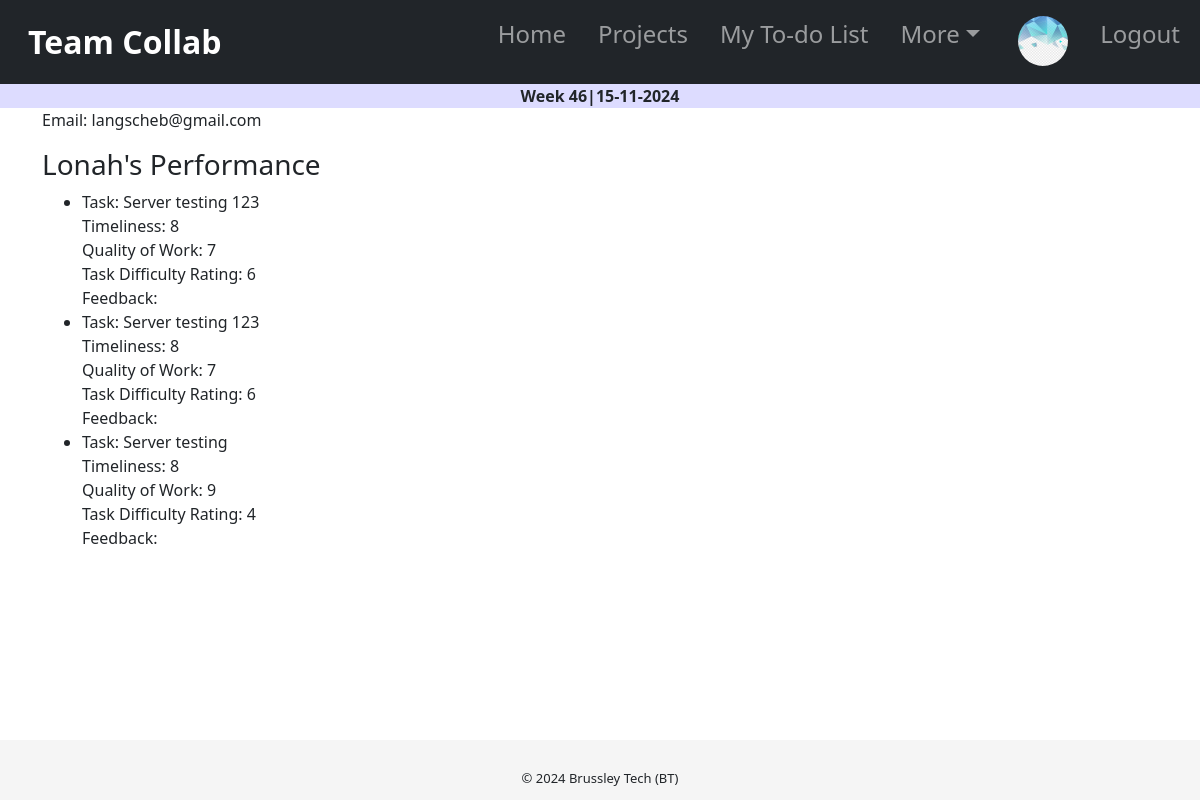
Page /members/3/2/ on the committed database.
### users/models.py (models this page shows, shortened)
class Profile(models.Model):
    user = models.OneToOneField(User, on_delete=models.CASCADE,null=True,blank=True)
    image = models.ImageField(upload_to='profile_image/', blank=True, null=True, default='default.jpg')
    role = models.CharField(blank=True, null=True, max_length=255)
    team = models.ForeignKey(Team, on_delete=models.SET_NULL, null=True)
    bio = models.TextField(null=True,blank=True)
    is_online = models.BooleanField(default=False)

### tasks/models.py (models this page shows, shortened)
class PerformanceMetric(models.Model):
    user = models.ForeignKey(User, on_delete=models.CASCADE)
    task = models.ForeignKey(Task, on_delete=models.CASCADE)
    timeliness = models.PositiveSmallIntegerField(
        validators=[MinValueValidator(1), MaxValueValidator(10)]
    )
    quality_of_work = models.PositiveSmallIntegerField(
        validators=[MinValueValidator(1), MaxValueValidator(10)]
    )
    feedback = models.TextField(blank=True, null=True)
    task_difficulty_rating = models.PositiveSmallIntegerField(
        validators=[MinValueValidator(1), MaxValueValidator(10)],
        blank=True,
        null=True
    )
    user_engagement = models.CharField(max_length=50, blank=True)

class Task(models.Model):
    task_name = models.CharField(max_length=255, null=False)
    description = RichTextField(max_length=3000,null=True, blank=True)
    start_date = models.DateField( blank=True, null = True)
    due_date = models.DateField( blank=True, null = True)
    status = models.CharField(max_length=20, choices=TaskStatus.choices, default=TaskStatus.OPEN)
    project = models.ForeignKey(Project, on_delete=models.CASCADE, null=True, blank=True)
    assigned_to = models.ForeignKey(User, on_delete=models.CASCADE, null=True, blank=True, default=None)
    progress = models.IntegerField(default=0)

### tasks/views.py (the view)
# urls.py: path('members/<int:team_id>/<int:user_id>/', views.user_performance_view, name='member_detail'),
def user_performance_view(request,team_id, user_id):
    user = User.objects.get(pk=user_id)
    performance_metrics = PerformanceMetric.objects.filter(user_id=user_id)
    context = {
        'user': user,
        'performance_metrics': performance_metrics
    }
    return render(request, 'tasks/user_detail.html', context)

### tasks/templates/tasks/user_detail.html (shortened to what this page needs)
{% extends 'tasks/base.html' %}
{% load static %}
{% block content %}
<div class="container">
    <div class="user-card">
        <p>Email: {{ user.email }}</p>
        <h3>{{user.first_name}}'s Performance </h3>
        <ul>
{% if performance_metrics %}
{% for performance_metric in performance_metrics %}
<li>
    Task: {{ performance_metric.task.task_name }}<br>
    Timeliness: {{ performance_metric.timeliness }}<br>
    Quality of Work: {{ performance_metric.quality_of_work }}<br>
    Task Difficulty Rating: {{ performance_metric.task_difficulty_rating }}<br>
    Feedback: {{ performance_metric.feedback }}
</li>
{% endfor %}
{% else %}
  <p>No performance data available.</p>
{% endif %}
        </ul>
    </div>
</div>
{% endblock %}

### tasks/templates/tasks/base.html (shortened to what this page needs)
<!DOCTYPE html>
<html lang="en">
    <head>
        <link rel="stylesheet" href="https://cdn.jsdelivr.net/npm/bootstrap@5.3.0/dist/css/bootstrap.rtl.min.css">
    </head>
    <body>
      <header class="">
        <nav class="navbar navbar-expand-lg navbar-dark bg-dark">
          <div class="container-fluid">
            <a class="navbar-brand" href="{% url 'home' %}"><strong>Team Collab</strong></a>
            <div class="collapse navbar-collapse" id="navbarSupportedContent">
              <ul class="navbar-nav nav-underline me-auto mb-2 mb-lg-0 nav-tabs-link-active-color">
                <li class="nav-item">
                  <a class="nav-link" aria-current="page" href="{% url 'home' %}">Home</a>
                </li>
                <li class="nav-item">
                  <a class="nav-link" aria-current="page" href="{% url 'project_list' %}">Projects</a>
                </li>
                {% if user.is_authenticated%}
                <li class="nav-item">
                  <a class="nav-link" aria-current="page" href="{% url 'todolist' %}">My To-do List</a>
                </li>
                {% endif %}
                <li class="nav-item dropdown">
                  <a class="nav-link dropdown-toggle" href="#" role="button" data-bs-toggle="dropdown" aria-expanded="false">
                    More
                  </a>
                  </li>
                  <li class="nav-item">
                    <a class="nav-link" href="{% url 'profile' %}"><img
                      class="rounded-circle article-img"
                      src="{{ user.profile.image.url }}" style="height:50px;width:50px;"/></a>
                  </li>
                {% if user.is_authenticated %}
                  <li class="nav-item">
                    <a class="nav-link" href="{% url 'logout' %}">Logout</a>
                  </li>
                  {%else%}
                  <li class="nav-item">
                    <a class="nav-link" href="{% url 'login' %}">Login</a>
                  </li>
                {% endif %}
              </ul>
            </div>
          </div>
        </nav>
        <center>
            <div class="event_date_wrap">
                <strong>Week {% now "W"%}|{% now "j-m-Y"%}</strong>
            </div>
          </center>
      </header>
          {% block content %}
          {% endblock content %}
      <br>
      <br>
      <br>
      <br>
        <footer>
            <div class="container-fluid copyright_container">
              <div class="row my-0 py-2">
                <div class="copyright_text text-center" style="font-size: 13px;">
                    © 2024 Brussley Tech (BT)
                </div>
              </div>
            </div>
        </footer>
    </body>
</html>

### tasks/templates/tasks/base.html (style rules this page uses)
body { box-sizing: border-box; }
html,body { background-color: white; min-height: 100%; height: 100%; margin: 0px auto; margin-bottom: 0%; }
header { background-color: #dddcff; }
footer { bottom: 0; position: static; position: fixed; width: 100%; height: 60px; line-height: 60px; background-color: #f5f5f5; }
.nav-link { font-family: system-ui; font-size: 1.5rem; }
.navbar-brand { font-size: 2rem; }
@media (min-width: 1200px) { .container-fluid { max-width: 1600px; } }
.event_date_wrap { align-content: center; }
.container { border-radius: 5px; margin: 0px auto; scroll-behavior: auto; }

### rows in the picture
PerformanceMetric: task.task_name "Server testing 123", timeliness "8", quality_of_work "7", task_difficulty_rating "6"
PerformanceMetric: task.task_name "Server testing 123", timeliness "8", quality_of_work "7", task_difficulty_rating "6"
PerformanceMetric: task.task_name "Server testing", timeliness "8", quality_of_work "9", task_difficulty_rating "4"

### other values in the picture
{{ user.email }} "langscheb@gmail.com"
{{ user.first_name }} "Lonah"
